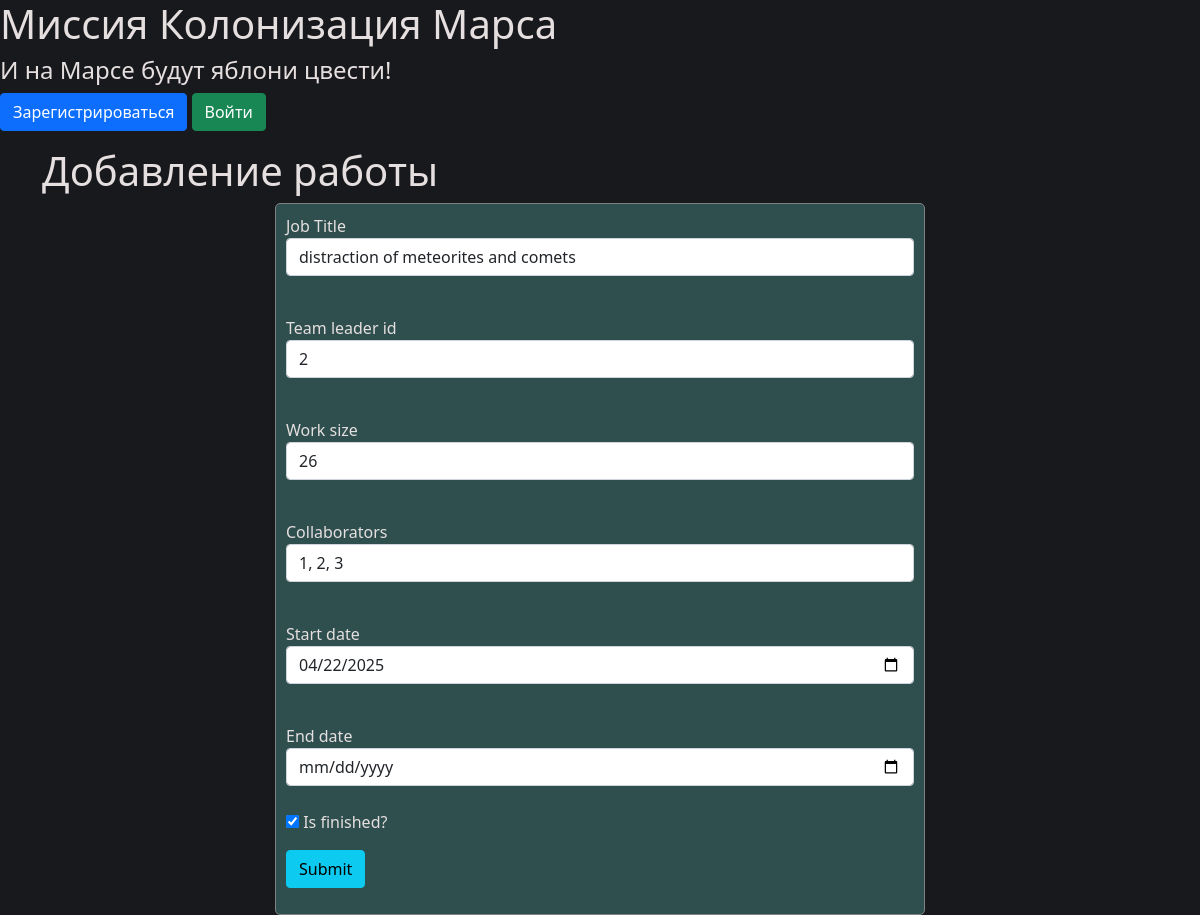
The page /edit_job/2 on the database its author committed.
### data/jobs.py (models this page shows, shortened)
class Job(SqlAlchemyBase, SerializerMixin):
    __tablename__ = 'jobs'
    id = sqlalchemy.Column(sqlalchemy.Integer,
                           primary_key=True, autoincrement=True)
    team_leader = sqlalchemy.Column(sqlalchemy.Integer, sqlalchemy.ForeignKey("users.id"))
    job = sqlalchemy.Column(sqlalchemy.String)
    work_size = sqlalchemy.Column(sqlalchemy.Integer)
    collaborators = sqlalchemy.Column(sqlalchemy.String)
    start_date = sqlalchemy.Column(sqlalchemy.DateTime, default=datetime.datetime.now)
    end_date = sqlalchemy.Column(sqlalchemy.DateTime)
    is_finished = sqlalchemy.Column(sqlalchemy.Boolean, default=False)
    user = orm.relationship('User')
    department = orm.relationship("Department",
                                  secondary="association",
                                  backref="jobs")

### repr.py (the view, shortened to what this page needs)
@app.route('/edit_job/<job_id>', methods=['GET', 'POST'])
def edit_job(job_id):
    form = JobForm()
    db_sess = db_session.create_session()
    job = db_sess.query(Job).filter(Job.id == int(job_id)).first()
    form.team_leader.data = job.team_leader
    form.job.data = job.job
    form.work_size.data = job.work_size
    form.collaborators.data = job.collaborators
    form.start_date.data = job.start_date
    form.end_date.data = job.end_date
    form.is_finished.data = job.is_finished
    return render_template('add_job.html', title='Редактирование работы', form=form)

### forms/add_job.py
class JobForm(FlaskForm):
    team_leader = StringField('Team leader id', validators=[DataRequired()])
    job = StringField("Job Title", validators=[DataRequired()])
    work_size = IntegerField('Work size', validators=[DataRequired()])
    collaborators = StringField('Collaborators', validators=[DataRequired()])
    start_date = DateField('Start date', validators=[DataRequired()])
    end_date = DateField('End date', validators=[DataRequired()])
    is_finished = BooleanField('Is finished?')
    submit = SubmitField('Submit')

### data/db_session.py (called while the page is built)
def create_session() -> Session:
    global __factory
    return __factory()

### templates/add_job.html (shortened to what this page needs)
{% extends "base.html" %}
{% block hed %}
<link rel="stylesheet" href="/static/css/form.css">
<link rel="stylesheet" href="/static/css/table.css">
{% endblock %}
{% block content %}
<h1>Добавление работы</h1>
<form class="login_form" action="" method="post" novalidate>
    {{ form.job.label }}<br>
        {{ form.job(class="form-control") }}<br>
    {{ form.team_leader.label }}<br>
        {{ form.team_leader(class="form-control") }}<br>
    {{ form.work_size.label }}<br>
        {{ form.work_size(class="form-control") }}<br>
    {{ form.collaborators.label }}<br>
        {{ form.collaborators(class="form-control") }}<br>
    {{ form.start_date.label }}<br>
        {{ form.start_date(class="form-control") }}<br>
    {{ form.end_date.label }}<br>
        {{ form.end_date(class="form-control") }}<br>
    <p>{{ form.is_finished() }} {{ form.is_finished.label }}</p>
    <p>{{ form.submit(type="submit", class="btn btn-info") }}</p>
</form>
{% endblock %}

### static/css/form.css (style rules this page uses)
form.login_form { margin-left: auto; margin-right: auto; background-color: #2F4F4F; border: 1px solid gray; border-radius: 5px; padding: 10px; max-width: 650px }

### static/css/table.css (style rules this page uses)
body { background-color: #18191C; color: #e6dfdf; }

### rows shown on the page
Job: job "distraction of meteorites and comets", team_leader "2", work_size "26", collaborators "1, 2, 3", start_date "04/22/2025", is_finished "☑"
